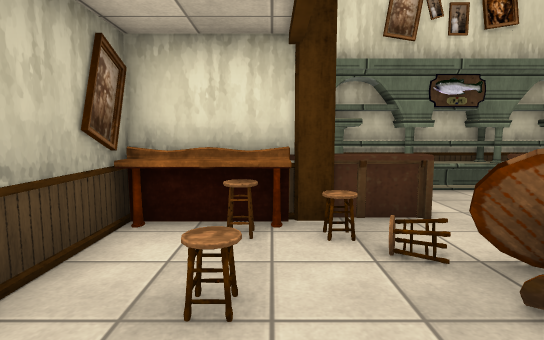
View 1 (above)

16 first-person views from a walk through a scene from a Unity 3-D project. The camera is 1.2 m above the floor, tilts 6° down and sees 80° across. The floor is counted in squares, 1 m on a side. Each view is taken from the middle of a square. On the plan, view 1 faces up. The plan holds only what a view shows up to about 14 squares ahead; the rest is blank. The place goes on beyond the plan. Some animated figures are left out. Door leaves are left out, so doorways stand open. Some surface patterns are stand-ins.

View 2
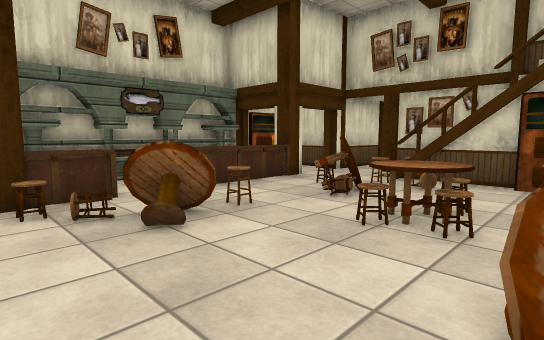

View 3
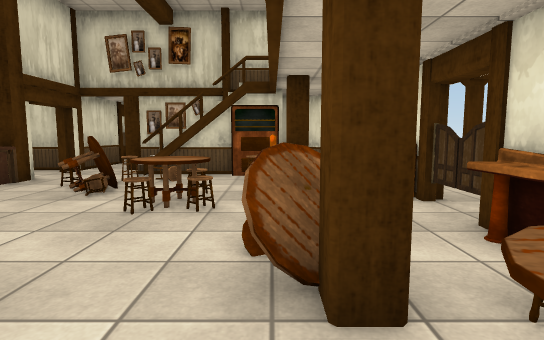

View 4
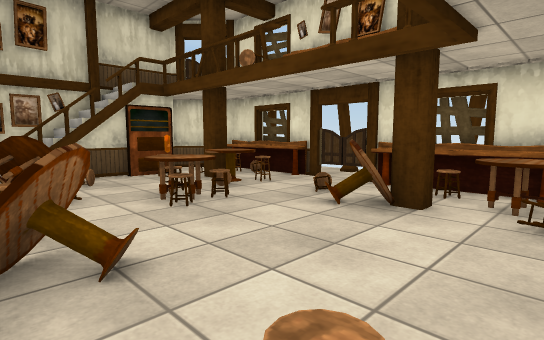

View 5
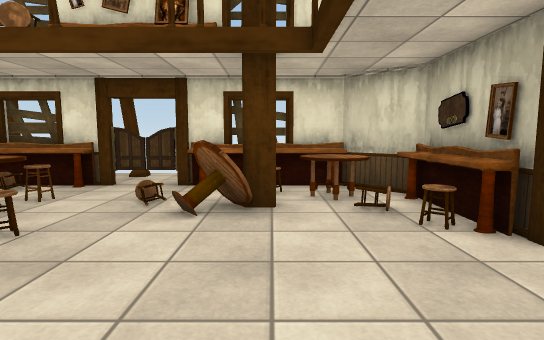

View 6
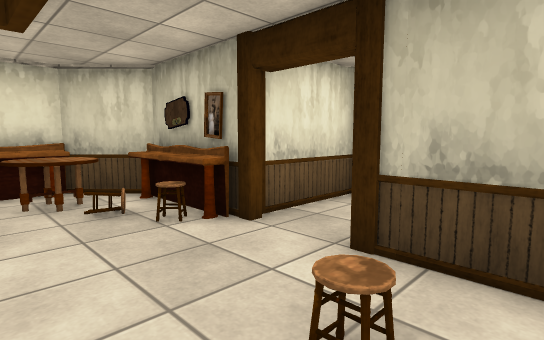

View 7
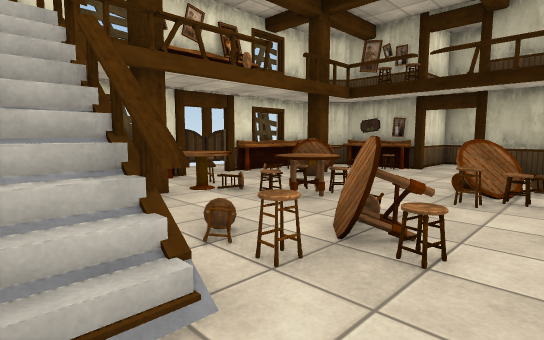

View 8
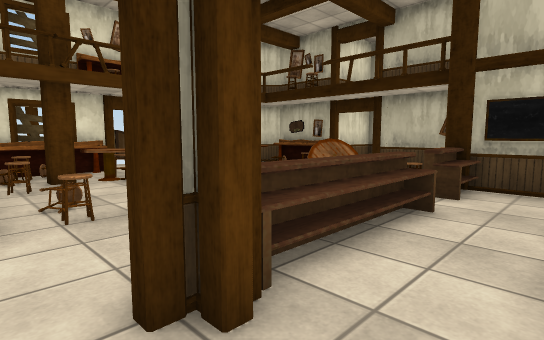

View 9
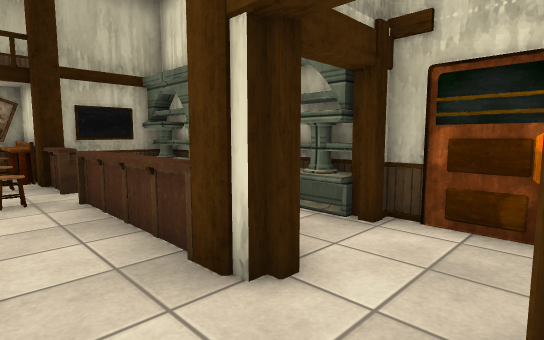

View 10
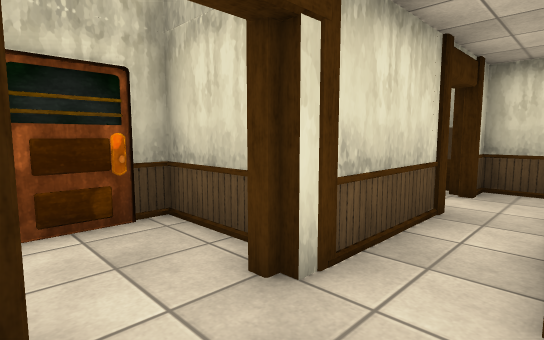

View 11
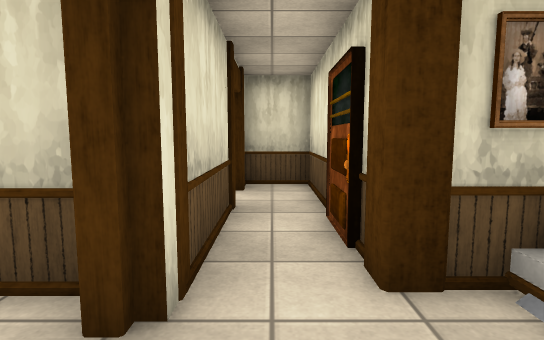

View 12
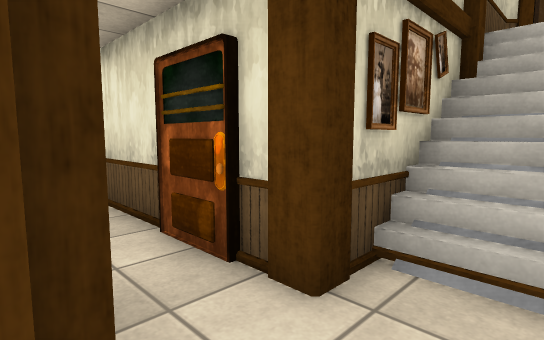

View 13
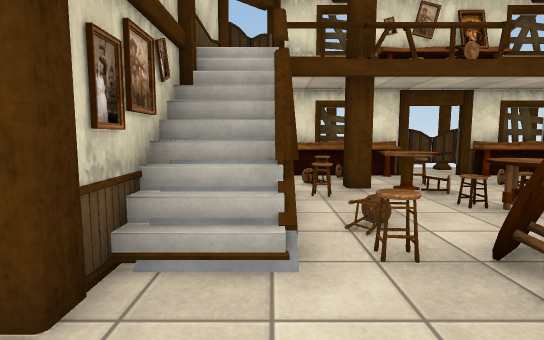

View 14
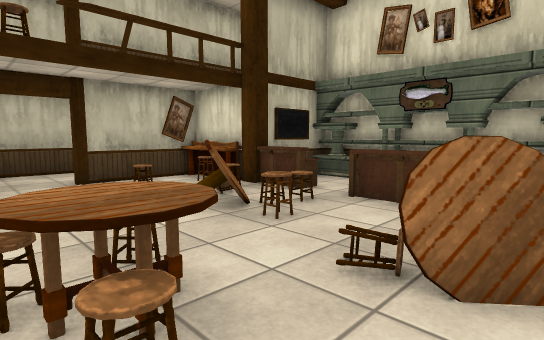

View 15
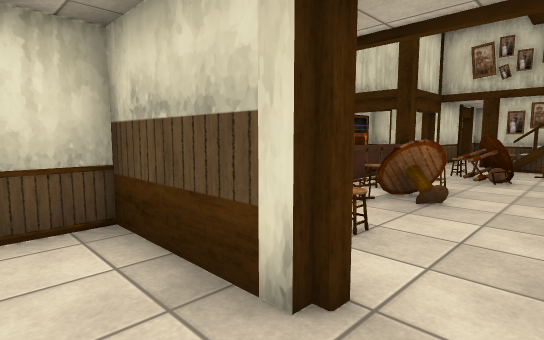

View 16
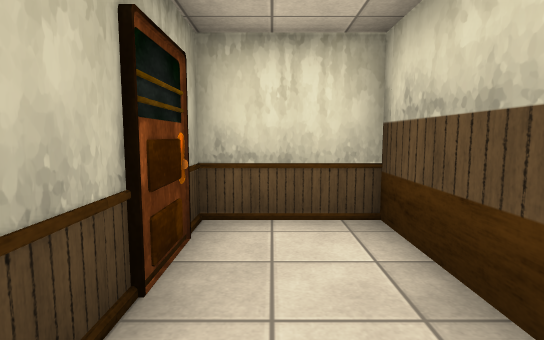

### Floor plan
Points are (right, up) in squares from view 1. A wall is a line through its corners. A room is listed if a view was taken in it or the views show most of it. See-through windows are left out.
Room 1 (views 1, 2, 3, 4, 5, 6, 7, 8, 9, 10, 11, 12, 13, 14, 15, 16)
walls: (8.8, 1.4) (8.8, 2.1); (8.8, -1.6) (8.8, -0.4); (-2.4, 1.4) (-2.4, 4.6) (-5.1, 4.6); (10.4, -2.5) (10.4, 1.6); (-2.1, -3.5) (-0.7, -4.9); (-1.4, 4.6) (-2.1, 4.6) (-2.1, 1.4); (3.1, 7.5) (0.8, 7.5); (11.4, 3.1) (12.4, 3.1); (7.6, 7.3) (0.7, 7.3); (7.3, 7.5) (3.3, 7.5); (7.4, 7.5) (7.4, 7) (0.8, 7); (10.4, 5.3) (10.4, 7.5) (7.8, 7.5); (-5, 2.4) (-5, -0.6) (-2.4, -0.6); (12.5, 4.6) (10.5, 4.6)
low walls: (8.9, -1) (10.4, -1); (9, 2) (9, 1.5); (9.5, 0.7) (10.5, 0.7); (9.5, 1.4) (10.5, 1.4)
ways out: opening at (12, 4)
objects: other object (-2, -3) to (-1, -3); other object (-2, -2); pillar (-2, -1); pillar (-2, 1); table (-1, -4) to (0, -3); other object (-1, 4); other object (-1, 5) to (0, 5); other object (0, -7); other object (0, -5) to (3, -4); stool (0, 4); pillar (1, -7) to (2, -7); plank (1, -5); pillar (1, -3); other object (1, -2); pillar (1, 5); other object (1, 6); plank (2, -5); other object (2, -3) to (2, -2); other object (2, 2) to (3, 3); other object (2, 5); pillar (3, -7); pillar (3, -5); other object (4, -5); stool (4, 2); other object (4, 5) to (6, 5); pillar (5, -7); pillar (5, -5); stool (5, -3); other object (5, -3) to (6, -2); table (5, 0); plank (6, -5); other object (6, -4); table (6, 2) to (7, 3); pillar (7, -7); plank (7, -5); pillar (7, -3); pillar (7, 5); plank (8, -5); pillar (8, -2); stool (8, -1); stool (8, 2); pillar (8, 5); pillar (8, 7); pillar (9, -5); other object (9, -4) to (10, -4); other object (9, -2); pillar (9, 0); pillar (9, 1); pillar (10, -3); pillar (10, 0); pillar (10, 5); other object (11, -3); other object (11, 2); pillar (11, 3)
Room 2 (no view inside)
walls: (5.2, 7.8) (5.2, 7.1)

Positions as (right, up) in squares from view 1, and headings:
1: (0, 0), facing up
2: (0, -2), facing up-right
3: (-1, -2), facing right
4: (-1, 3), facing down-right
5: (1, 3), facing down
6: (1, 3), facing down-left
7: (10, 4), facing down-left
8: (9, 7), facing down-left
9: (10, 3), facing up-left
10: (8, 3), facing up-right
11: (8, 4), facing right
12: (9, 5), facing down-right
13: (9, 5), facing down
14: (7, -1), facing up-left
15: (-4, 0), facing up-right
16: (-4, 0), facing up
